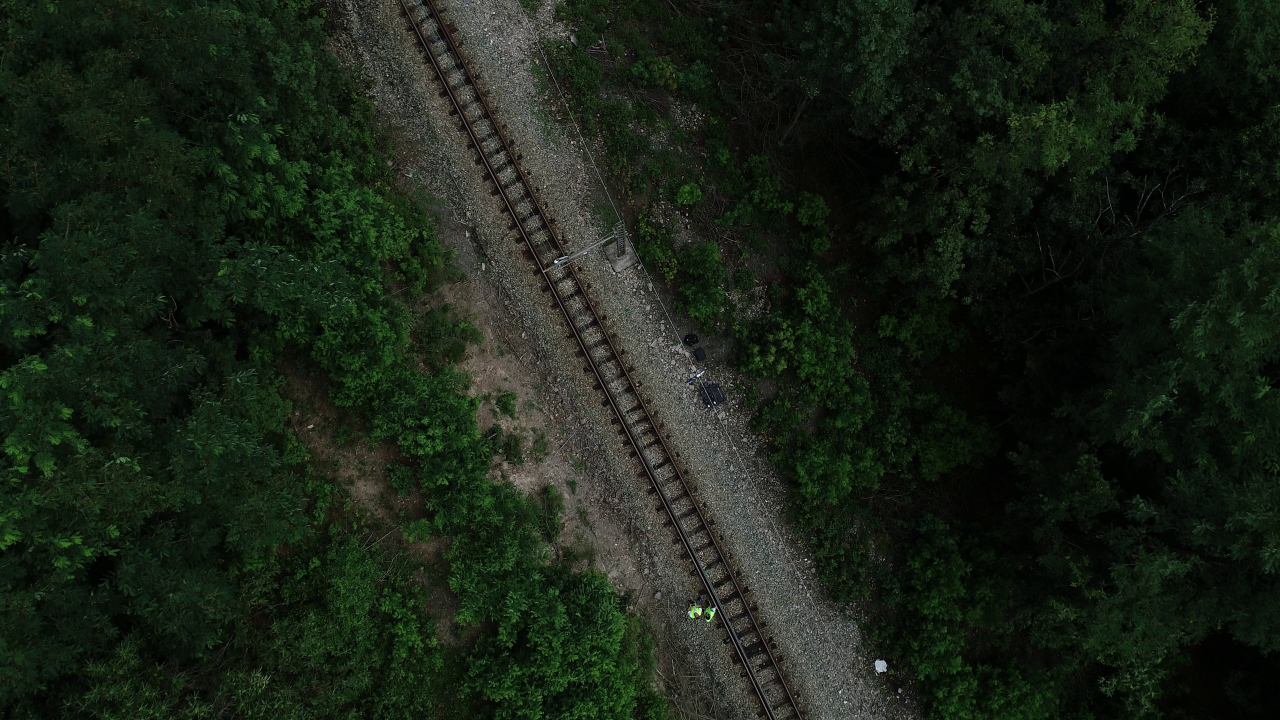
#> input picture original_images/1.jpg, 3840 x 2160 px (shown at 1/3 size); its folder holds only this picture in this run
$ python dataAug.py
#> lines starting #> are read from the running program, lines starting #| are printed output that depends on the picture
import cv2
import os
import sys
from os.path import isfile, join
import random
import  numpy as np

pathIn="original_images/"
pathOut="augmented_images"

files = [f for f in os.listdir(pathIn) if isfile(join(pathIn, f))]
#for sorting the file names properly
files.sort()
print("augmenting...")
for i in range(len(files)):
    filename=pathIn + files[i]
    #reading each files
    img = cv2.imread(filename)
#> img is the input picture: shape (2160, 3840, 3); mean B, G, R 22.4, 34.2, 25.5
    cv2.imwrite(os.path.join(pathOut,"original"+str(i)+".jpg"),img)

    height, width, layers = img.shape
#> height = 2160; width = 3840; layers = 3
    size = (width,height)
#> size = (3840, 2160)
    #print("adding: ",filename)

    for j in range(20):
        augmented=img

        if(random.random()<0.5):
            augmented = cv2.flip(augmented, 0)
            #print('flip0')

        if(random.random()<0.5):
            augmented = cv2.flip(augmented, 1)
            #print('flip1')

        if(random.random()<0.5):
            augmented = cv2.flip(augmented, -1)
            # [8 lines of commented-out code are left out]

        if(random.random()<0.75):
            im_height,im_width,_=img.shape
            dsize = (int(im_width*((random.random()/2)+0.5)), int(im_height*((random.random()/2)+0.5)))
            augmented = cv2.resize(augmented, dsize, interpolation = cv2.INTER_AREA)
            #print('resize')

        if(random.random()<0.1):
            augmented = cv2.cvtColor(augmented, cv2.COLOR_BGR2GRAY)
            #print('gray')

        cv2.imwrite(os.path.join(pathOut,"superAugmented"+str(j)+"_"+str(i)+".jpg"),augmented)
#> this loop made 20 passes
#> pass 1, `augmented = cv2.flip(augmented, -1)`:
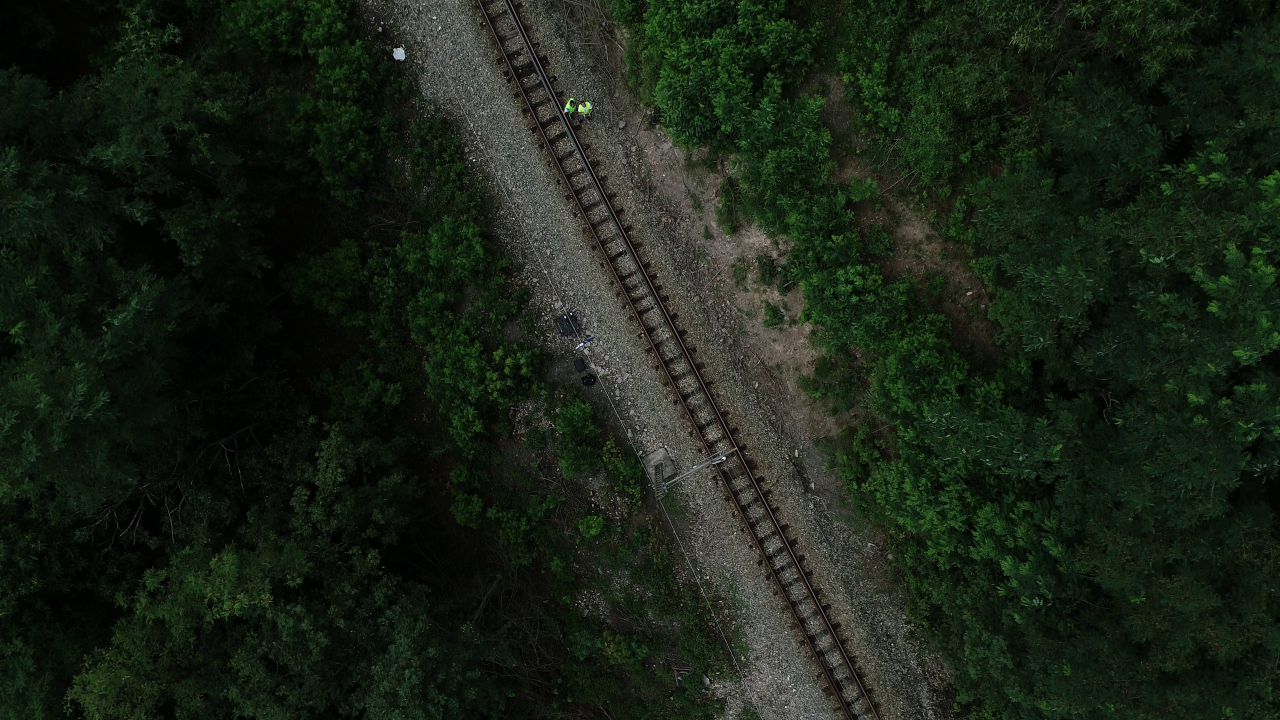
#> augmented: shape (2160, 3840, 3) (shown at 1/3 size); mean B, G, R 22.4, 34.2, 25.5
#> pass 1, `augmented = cv2.resize(augmented, dsize, interpolation = cv2.INTER_AREA)`:
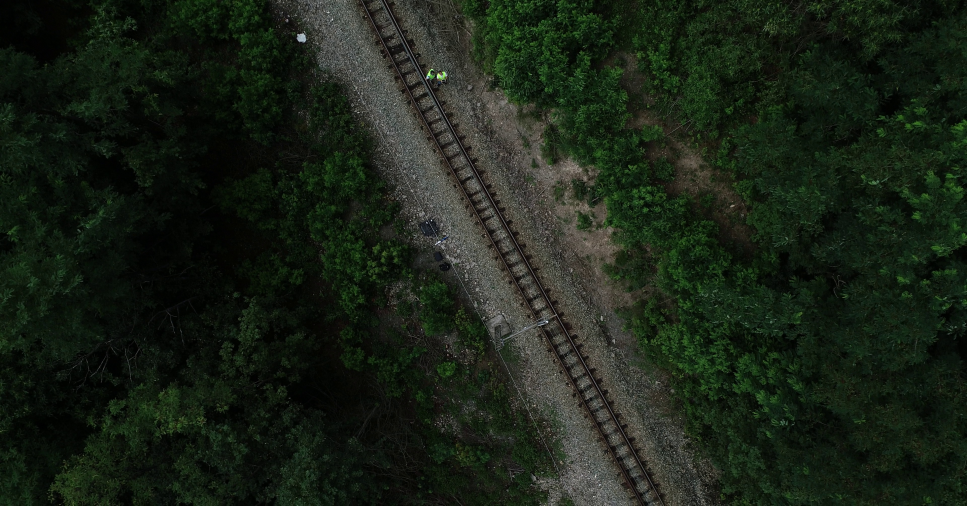
#> augmented: shape (1517, 2901, 3) (shown at 1/3 size); mean B, G, R 22.4, 34.2, 25.5
#> pass 2, `augmented = cv2.flip(augmented, 0)`:
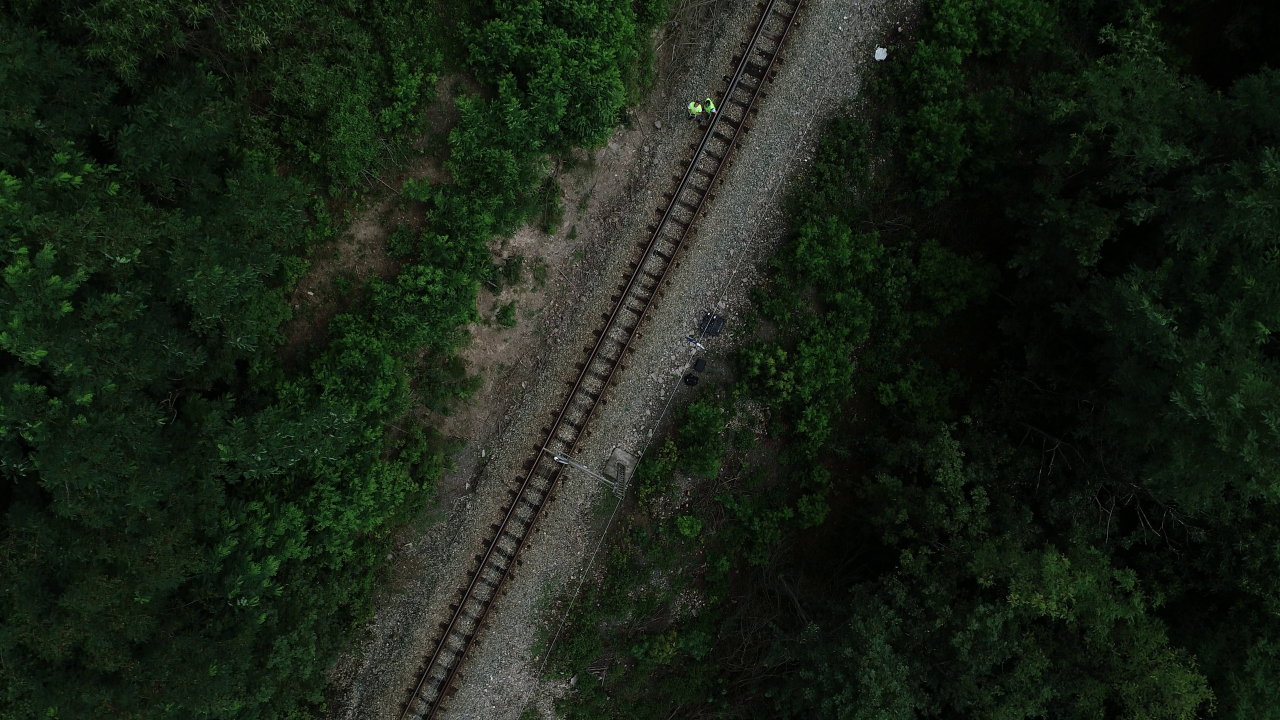
#> augmented: shape (2160, 3840, 3) (shown at 1/3 size); mean B, G, R 22.4, 34.2, 25.5


    # [4 lines of commented-out code are left out]
